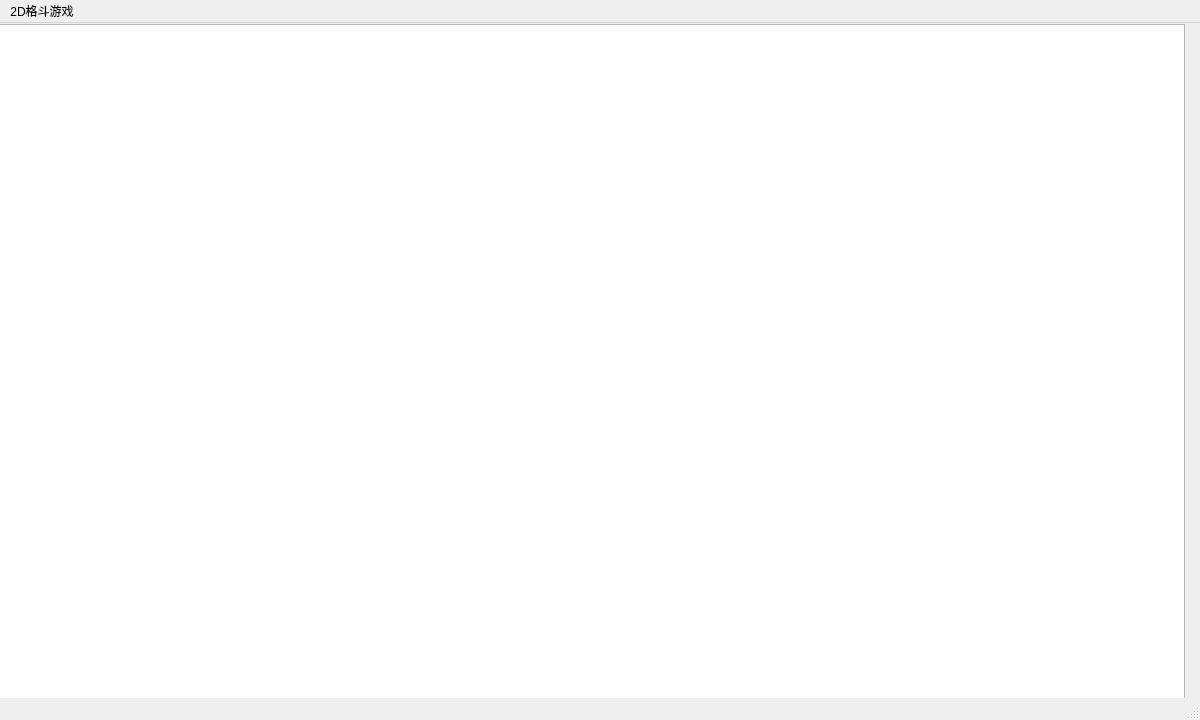
<?xml version="1.0" encoding="UTF-8"?>
<ui version="4.0">
 <class>MainWindow</class>
 <widget class="QMainWindow" name="MainWindow">
  <property name="geometry">
   <rect>
    <x>0</x>
    <y>0</y>
    <width>1200</width>
    <height>720</height>
   </rect>
  </property>
  <property name="windowTitle">
   <string>MainWindow</string>
  </property>
  <widget class="QWidget" name="centralwidget">
   <widget class="QGraphicsView" name="graphicsView">
    <property name="geometry">
     <rect>
      <x>-15</x>
      <y>1</y>
      <width>1200</width>
      <height>720</height>
     </rect>
    </property>
   </widget>
  </widget>
  <widget class="QMenuBar" name="menubar">
   <property name="geometry">
    <rect>
     <x>0</x>
     <y>0</y>
     <width>995</width>
     <height>22</height>
    </rect>
   </property>
   <widget class="QMenu" name="menu">
    <property name="title">
     <string>2D格斗游戏</string>
    </property>
   </widget>
   <addaction name="menu"/>
  </widget>
  <widget class="QStatusBar" name="statusbar"/>
 </widget>
 <resources/>
 <connections/>
</ui>
